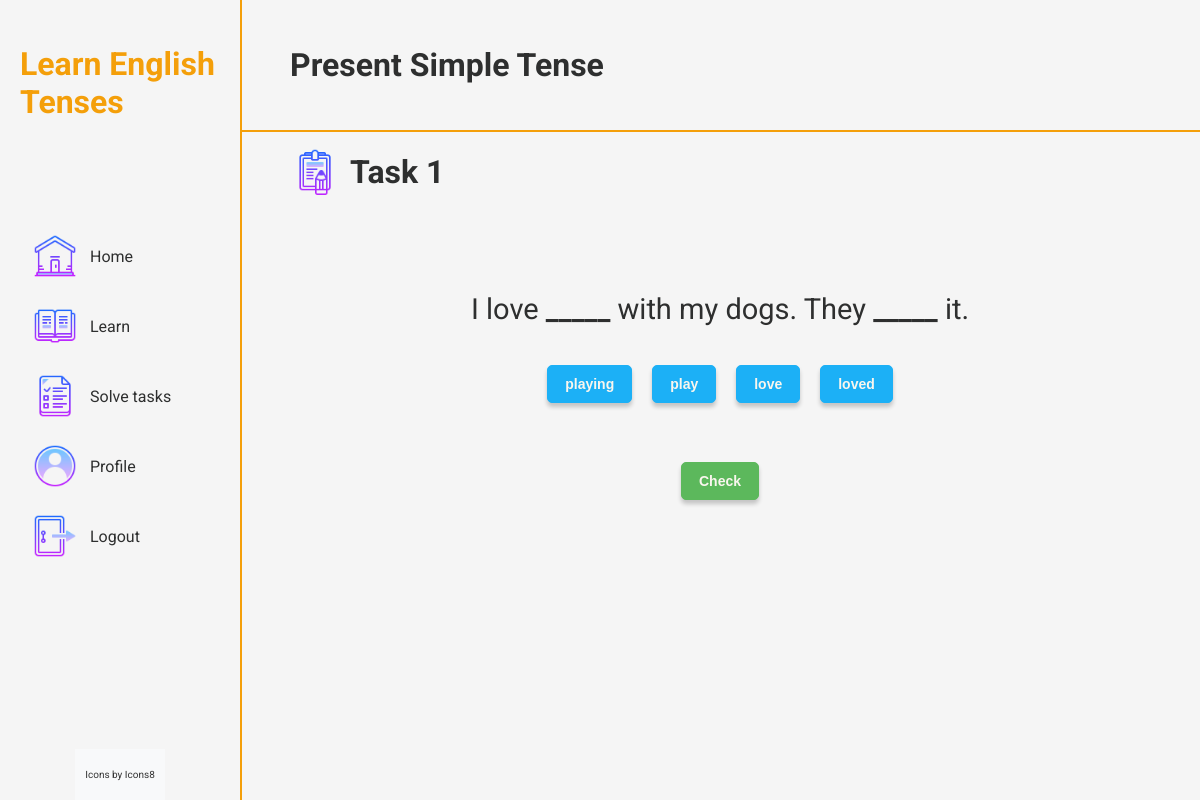
Screenshot of /home/PS/task/32 (signed in) with the database file from the repository.
### learntenses/models.py (models this page shows, shortened)
class Task(models.Model):
    TENSE_CHOICES = [
        ('PS', 'Present Simple'),
        ('PC', 'Present Continuous'),
        ('PP', 'Present Perfect'),
        ('PaS', 'Past Simple'),
        ('PaC', 'Past Continuous'),
        ('PaP', 'Past Perfect'),
        ('FS', 'Future Simple'),
        ('FC', 'Future Continuous'),
        ('FP', 'Future Perfect'),
    ]
    TASK_NAMES = [
        ('1', 'Task 1'),
        ('2', 'Task 2'),
        ('3', 'Task 3'),
        ('4', 'Task 4'),
        ('5', 'Task 5'),
        ('6', 'Task 6')
    ]
    LEVELS = {
        '1' : 1,
        '2' : 2,
        '3' : 3,
        '4' : 4,
        '5' : 5,
        '6' : 6,
    }
    level = models.IntegerField(blank=True, null=True)
    tense = models.CharField(max_length=3, choices=TENSE_CHOICES)
    name = models.CharField(max_length=10, choices=TASK_NAMES)
    sentence = models.CharField(max_length=500)
    words = models.CharField(max_length=500)
    correct_words = models.CharField(max_length=500)
    class Meta:
        unique_together = ('name', 'tense')

### learntenses/views.py (the view)
# urls.py: path('<str:tense>/task/<int:task_id>', views.task_detail, name='task_detail'),
@csrf_exempt
@require_http_methods(['GET','POST'])
def task_detail(request, tense, task_id):
    task = get_object_or_404(Task, id=task_id, tense=tense)
    user_profile = UserProfile.objects.get(user=request.user)
    user_task = get_object_or_404(UserTask, user=user_profile, task=task)
    task.sentence = replace_with_span(task.sentence)
    previous_task = Task.objects.filter(id__lt=task_id, tense=tense).order_by('-id').first()
    if not user_task.completed and (previous_task is not None and not UserTask.objects.filter(user=user_profile, task=previous_task, completed=True).exists()):
        return HttpResponseForbidden()
    return render(request, 'learntenses/task_detail.html', {'task': task})

### learntenses/views.py (called while the page is built)
def replace_with_span(sentence):
    words = sentence.split()
    for i, word in enumerate(words):
        if '<>' in word:
            words[i] = word.replace('<>', '<span class="blank" style="font-weight: bold;">_____</span>')
    return ' '.join(words)

### learntenses/templates/learntenses/task_detail.html (shortened to what this page needs)
{% extends 'learntenses/base.html' %}
{% load replace_filter %}
{% block extra_css %}
  {% load static %}
  <link rel="stylesheet" href="{% static 'learntenses/styles/task_detail.css' %}">
{% endblock %}
{% block content %}
    {% load static %}
    <div class="solve-task-container">
        <div class="solve-task-header">
            <h1>{{ task.get_tense_display }} Tense</h1>
        </div>
        <div class="solve-task-body">
            <div class="task-name">
                <div>
                    <img src="{% static 'learntenses/images/task.png' %}" class="icon" alt="">
                </div>
                <div>
                    <h1>Task {{ task.name }}</h1>
                </div>
            </div>
            <div class="task-result">
            </div>
            <div class="task-text">
                <p>{{ task.sentence|safe }}</p>
            </div>
            <div class="task-options">
                {% for word in task.words.split %}
                <button class="word-button" data-word="{{ word }}">{{ word }}</button>
                {% endfor %}
            </div>
            <br>
            <div class="task-result-buttons">
                <button class="check-button" data-task-id="{{task.id}}" data-level="{{task.level}}" data-tense="{{task.tense}}" style="display:block;" data-correct-words="{{task.correct_words}}">Check</button>
            </div>
        </div>
    </div>
{% endblock %}

### learntenses/static/learntenses/styles/base.css (style rules this page uses)
html, body { height: 100%; margin: 0; padding: 0; }
body { font-family: 'Roboto', sans-serif; margin: 0; padding: 0; background-color: #f5f5f5; }
.icon { width: 50px; padding-right: 10px; }

### learntenses/static/learntenses/styles/task_detail.css (style rules this page uses)
.solve-task-container { display:flex; flex-direction: column; user-select: none; }
.solve-task-header { display:flex; flex-direction: row; justify-content: space-between; align-items: center; border-bottom: 2px solid #F49F0A; padding-left: 50px; height: 130px; color: #2E2F2F; }
.task-name { display: flex; flex-direction: row; align-items: center; padding-left: 50px; }
.task-name h1 { color:#2E2F2F; }
.task-result { min-height: 50px; display: flex; align-items: center; justify-content: center; padding: 0; margin: 0; }
.task-text { display: flex; flex-direction: row; justify-content: center; align-items: center; width: 100%; font-size: 29px; padding: 0; margin: 0; color: #2E2F2F; text-align: center; }
.task-options { display: flex; flex-direction: row; justify-content: center; align-items: center; }
.word-button { background-color: #1CB0F6; color: #F9F6EE; font-size: 14px; font-weight: bold; padding: 10px 17px; border: 1px solid #1CB0F6; box-shadow: 0 4px 4px rgba(0, 0, 0, 0.2); border-radius: 5px; cursor: pointer; user-select: none; margin: 10px; }
.task-result-buttons { display: flex; flex-direction: row; justify-content: center; align-items: center; margin-top: 20px; }
.check-button { background-color: #5CB85C; color: #F9F6EE; font-size: 14px; font-weight: bold; padding: 10px 17px; border: 1px solid #5CB85C; box-shadow: 0 4px 4px rgba(0, 0, 0, 0.2); border-radius: 5px; cursor: pointer; user-select: none; margin: 10px; }

### rows the page displays
Task: tense "Present Simple", name "1", sentence "I love _____ with my dogs. They _____ it."

### other values shown
{{ word }} "playing" "play" "love" "loved"
